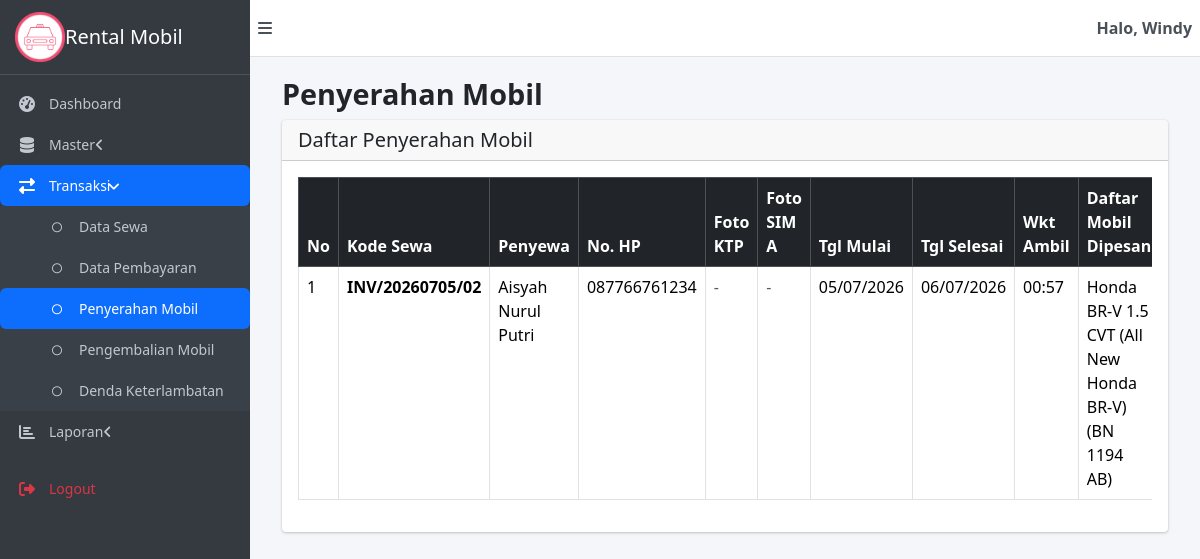
Screenshot of /admin/controller/tpenyerahan_controller.php (signed in) with the database file from the repository.
### tables this page shows
CREATE TABLE `t_sewa` (
  `kode_sewa` varchar(15) NOT NULL,
  `tgl_mulai` date NOT NULL,
  `tgl_selesai` date NOT NULL,
  `wkt_ambil` time NOT NULL,
  `status_sewa` enum('diajukan','disetujui','ditolak','aktif','selesai','batal','keranjang') DEFAULT 'keranjang',
  `user_plg` varchar(15) NOT NULL
);

CREATE TABLE `t_penyewa` (
  `user_plg` varchar(15) NOT NULL,
  `sandi` char(60) NOT NULL,
  `nik` char(16) NOT NULL,
  `nm_lngkp` varchar(100) NOT NULL,
  `no_hp` varchar(15) NOT NULL,
  `almt_lngkp` varchar(300) NOT NULL,
  `ft_ktp` varchar(100) DEFAULT NULL,
  `ft_sim_a` varchar(100) DEFAULT NULL
);

### admin/controller/tpenyerahan_controller.php (called while the page is built, shortened)
<?php
require_once __DIR__ . '/../../konfig/koneksi.php';
require_once __DIR__ . '/../model/tpenyerahan_model.php';
$model = new TPenyerahan();
$aksi  = $_GET['aksi'] ?? 'index';
$pesan = '';
$tipe_pesan = '';
switch ($aksi) {
  case 'index':
    $data_sewa   = $model->getSewaUntukDiserahkan();
    $penyewa_all = $model->getPenyewa();
    $mobil_all   = $model->getMobil();
    $map_penyewa = [];
    foreach ($penyewa_all as $p) $map_penyewa[$p['user_plg']] = $p;
    $map_mobil = [];
    foreach ($mobil_all as $m) $map_mobil[$m['no_plat']] = $m;
    $data_detail = [];
    foreach ($data_sewa as $s) {
      $pilih_list = $model->getPilihByKode($s['kode_sewa']);
      $nama_mobil = [];
      foreach ($pilih_list as $pl) {
        if (isset($map_mobil[$pl['no_plat']])) {
          $nama_mobil[] = $map_mobil[$pl['no_plat']]['nm_mobil'] . ' (' . $pl['no_plat'] . ')';
        }
      }
      $p = $map_penyewa[$s['user_plg']] ?? null;
      $total_tagihan = 0;
      foreach ($pilih_list as $pl) {
        $total_tagihan += ($pl['hrg_sewa'] * $pl['n_hari']);
      }
      $bayar_list = $conn->select('t_bayar', ['kode_sewa' => $s['kode_sewa']]);
      $total_valid = 0;
      foreach ($bayar_list as $b) {
        if ($b['sttus_byr'] === 'valid') $total_valid += $b['nominal'];
      }
      $status_bayar_info = ($total_valid >= $total_tagihan && $total_tagihan > 0) ? 'LUNAS' : 'BELUM LUNAS (DP)';
      $data_detail[$s['kode_sewa']] = [
        'nm_lngkp'       => $p ? $p['nm_lngkp'] : '-',
        'no_hp'          => $p ? $p['no_hp'] : '-',
        'ft_ktp'          => $p ? $p['ft_ktp'] : '-',
        'ft_sim_a'          => $p ? $p['ft_sim_a'] : '-',
        'nama_mobil'     => implode(', ', $nama_mobil),
        'status_bayar'   => $status_bayar_info
      ];
    }
    break;
}
$data_untuk_view = [
  'judul_halaman' => 'Penyerahan Mobil',
  'nama_admin'    => $_SESSION['admin_username'],
  'data_sewa'     => $data_sewa ?? [],
  'data_detail'   => $data_detail ?? [],
  'aksi'          => $aksi,
  'pesan'         => $pesan,
  'tipe_pesan'    => $tipe_pesan
];
extract($data_untuk_view);
require_once __DIR__ . '/../view/tpenyerahan_view.php';

### konfig/koneksi.php (called while the page is built, shortened)
<?php
class Database
{
  private $pdo;
  public function __construct($host, $dbname, $username, $password)
  {
    $dsn = "mysql:host=$host;dbname=$dbname;charset=utf8mb4";
    $options = [
      PDO::ATTR_ERRMODE            => PDO::ERRMODE_EXCEPTION,
      PDO::ATTR_DEFAULT_FETCH_MODE => PDO::FETCH_ASSOC,
    ];
    $this->pdo = new PDO($dsn, $username, $password, $options);
  }
  public function select($tabel, $data = [])
  {
    $sql = "SELECT * FROM $tabel";
    $values = [];
    if (!empty($data)) {
      $where = [];
      foreach ($data as $key => $val) {
        $where[] = "$key = ?";
        $values[] = $val;
      }
      $sql .= " WHERE " . implode(" AND ", $where);
    }
    $stmt = $this->pdo->prepare($sql);
    $stmt->execute($values);
    return $stmt->fetchAll();
  }
}
$host = 'localhost';
$db   = 'db_dpwl_windy';
$user = 'root';
$pass = '';
$conn = new Database($host, $db, $user, $pass);

### admin/model/tpenyerahan_model.php (called while the page is built, shortened)
<?php
require_once __DIR__ . '/../../konfig/koneksi.php';
class TPenyerahan
{
  private $conn;
  private $tabel_sewa    = 't_sewa';
  private $tabel_penyewa = 't_penyewa';
  private $tabel_pilih   = 't_pilih';
  private $tabel_mobil   = 't_mobil';
  public function __construct()
  {
    global $conn;
    $this->conn = $conn;
  }
  public function getSewaUntukDiserahkan()
  {
    $semua_sewa = $this->conn->select($this->tabel_sewa);
    $hasil = [];
    foreach ($semua_sewa as $s) {
      if (in_array($s['status_sewa'], ['disetujui', 'aktif'])) {
        $hasil[] = $s;
      }
    }
    return $hasil;
  }
  public function getPenyewa()
  {
    return $this->conn->select($this->tabel_penyewa);
  }
  public function getPilihByKode($kode_sewa)
  {
    return $this->conn->select($this->tabel_pilih, ['kode_sewa' => $kode_sewa]);
  }
  public function getMobil()
  {
    return $this->conn->select($this->tabel_mobil);
  }
}

### admin/view/tpenyerahan_view.php (the view, shortened to what this page needs)
<?php require_once __DIR__ . '/header.php'; ?>
<div class="card">
  <div class="card-header">
    <h5 class="mb-0">Daftar Penyerahan Mobil</h5>
  </div>
  <div class="card-body">
    <div class="table-responsive">
      <table class="table table-bordered table-hover">
        <thead class="table-dark">
          <tr>
            <th>No</th>
            <th>Kode Sewa</th>
            <th>Penyewa</th>
            <th>No. HP</th>
            <th>Foto KTP</th>
            <th>Foto SIM A</th>
            <th>Tgl Mulai</th>
            <th>Tgl Selesai</th>
            <th>Wkt Ambil</th>
            <th>Daftar Mobil Dipesan</th>
          </tr>
        </thead>
        <tbody>
          <?php if (!empty($data_sewa)): ?>
            <?php $no = 1;
            foreach ($data_sewa as $sewa):
              $detail = $data_detail[$sewa['kode_sewa']] ?? null;
            ?>
              <tr>
                <td><?= $no++ ?></td>
                <td><strong><?= htmlspecialchars($sewa['kode_sewa']) ?></strong></td>
                <td><?= htmlspecialchars($detail['nm_lngkp'] ?? '-') ?></td>
                <td><?= htmlspecialchars($detail['no_hp'] ?? '-') ?></td>
                <td>
                  <?php if (!empty($detail['ft_ktp'])): ?>
                    <a href="<?= BASE_URL ?>uploads/penyewa/<?= htmlspecialchars($detail['ft_ktp']) ?>" target="_blank">
                      <img src="<?= BASE_URL ?>uploads/penyewa/<?= htmlspecialchars($detail['ft_ktp']) ?>" width="60" class="rounded" alt="Foto KTP">
                    </a>
                  <?php else: ?>
                    <span class="text-muted">-</span>
                  <?php endif; ?>
                </td>
                <td>
                  <?php if (!empty($detail['ft_sim_a'])): ?>
                    <a href="<?= BASE_URL ?>uploads/penyewa/<?= htmlspecialchars($detail['ft_sim_a']) ?>" target="_blank">
                      <img src="<?= BASE_URL ?>uploads/penyewa/<?= htmlspecialchars($detail['ft_sim_a']) ?>" width="60" class="rounded" alt="Foto SIM A">
                    </a>
                  <?php else: ?>
                    <span class="text-muted">-</span>
                  <?php endif; ?>
                </td>
                <td><?= date('d/m/Y', strtotime($sewa['tgl_mulai'])) ?></td>
                <td><?= date('d/m/Y', strtotime($sewa['tgl_selesai'])) ?></td>
                <td><?= date('H:i', strtotime($sewa['wkt_ambil'])) ?></td>
                <td><?= htmlspecialchars($detail['nama_mobil'] ?? '-') ?></td>
              </tr>
            <?php endforeach; ?>
          <?php else: ?>
            <tr>
              <td colspan="10" class="text-center">Tidak ada data sewa yang menunggu penyerahan atau sedang aktif.</td>
            </tr>
          <?php endif; ?>
        </tbody>
      </table>
    </div>
  </div>
</div>
<?php require_once __DIR__ . '/footer.php'; ?>

### aset/style-dashboard.css (style rules this page uses)
* { margin: 0; padding: 0; box-sizing: border-box; }
body { font-family: 'Segoe UI', Tahoma, Geneva, Verdana, sans-serif; background-color: #f4f6f9; overflow-x: hidden; }
.card { border: none; border-radius: 0.25rem; box-shadow: 0 0 1px rgba(0, 0, 0, .125), 0 1px 3px rgba(0, 0, 0, .2); margin-bottom: 1rem; }
.card-body { padding: 1rem; }

### rows the page displays
t_sewa: kode_sewa "INV/20260705/02", kode_sewa.nm_lngkp "Aisyah Nurul Putri", kode_sewa.no_hp "087766761234", tgl_mulai "05/07/2026", tgl_selesai "06/07/2026", wkt_ambil "00:57", kode_sewa "Honda BR-V 1.5 CVT (All New Honda BR-V) (BN 1194 AB)"

### other values shown
$nama_admin "Windy"
$judul_halaman "Penyerahan Mobil"
